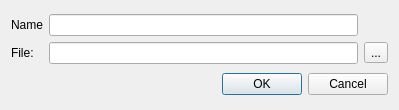
<?xml version="1.0" encoding="UTF-8"?>
<ui version="4.0">
 <class>HdTinEditorNewDialog</class>
 <widget class="QDialog" name="HdTinEditorNewDialog">
  <property name="geometry">
   <rect>
    <x>0</x>
    <y>0</y>
    <width>399</width>
    <height>110</height>
   </rect>
  </property>
  <property name="windowTitle">
   <string>Nouveau MNT à maille flexible</string>
  </property>
  <property name="locale">
   <locale language="English" country="UnitedStates"/>
  </property>
  <layout class="QVBoxLayout" name="verticalLayout">
   <item>
    <layout class="QGridLayout" name="gridLayout_2">
     <item row="1" column="0">
      <widget class="QLabel" name="label_2">
       <property name="text">
        <string>File:</string>
       </property>
      </widget>
     </item>
     <item row="1" column="1">
      <widget class="QLineEdit" name="lineEditFile"/>
     </item>
     <item row="1" column="2">
      <widget class="QToolButton" name="toolButtonFile">
       <property name="text">
        <string>...</string>
       </property>
      </widget>
     </item>
     <item row="0" column="0">
      <widget class="QLabel" name="label">
       <property name="locale">
        <locale language="English" country="UnitedStates"/>
       </property>
       <property name="text">
        <string>Name</string>
       </property>
      </widget>
     </item>
     <item row="0" column="1">
      <widget class="QLineEdit" name="lineEditName"/>
     </item>
    </layout>
   </item>
   <item>
    <layout class="QHBoxLayout" name="layoutCRS"/>
   </item>
   <item>
    <widget class="QDialogButtonBox" name="buttonBox">
     <property name="orientation">
      <enum>Qt::Horizontal</enum>
     </property>
     <property name="standardButtons">
      <set>QDialogButtonBox::Cancel|QDialogButtonBox::Ok</set>
     </property>
    </widget>
   </item>
  </layout>
 </widget>
 <resources/>
 <connections>
  <connection>
   <sender>buttonBox</sender>
   <signal>accepted()</signal>
   <receiver>HdTinEditorNewDialog</receiver>
   <slot>accept()</slot>
   <hints>
    <hint type="sourcelabel">
     <x>248</x>
     <y>254</y>
    </hint>
    <hint type="destinationlabel">
     <x>157</x>
     <y>274</y>
    </hint>
   </hints>
  </connection>
  <connection>
   <sender>buttonBox</sender>
   <signal>rejected()</signal>
   <receiver>HdTinEditorNewDialog</receiver>
   <slot>reject()</slot>
   <hints>
    <hint type="sourcelabel">
     <x>316</x>
     <y>260</y>
    </hint>
    <hint type="destinationlabel">
     <x>286</x>
     <y>274</y>
    </hint>
   </hints>
  </connection>
 </connections>
</ui>
